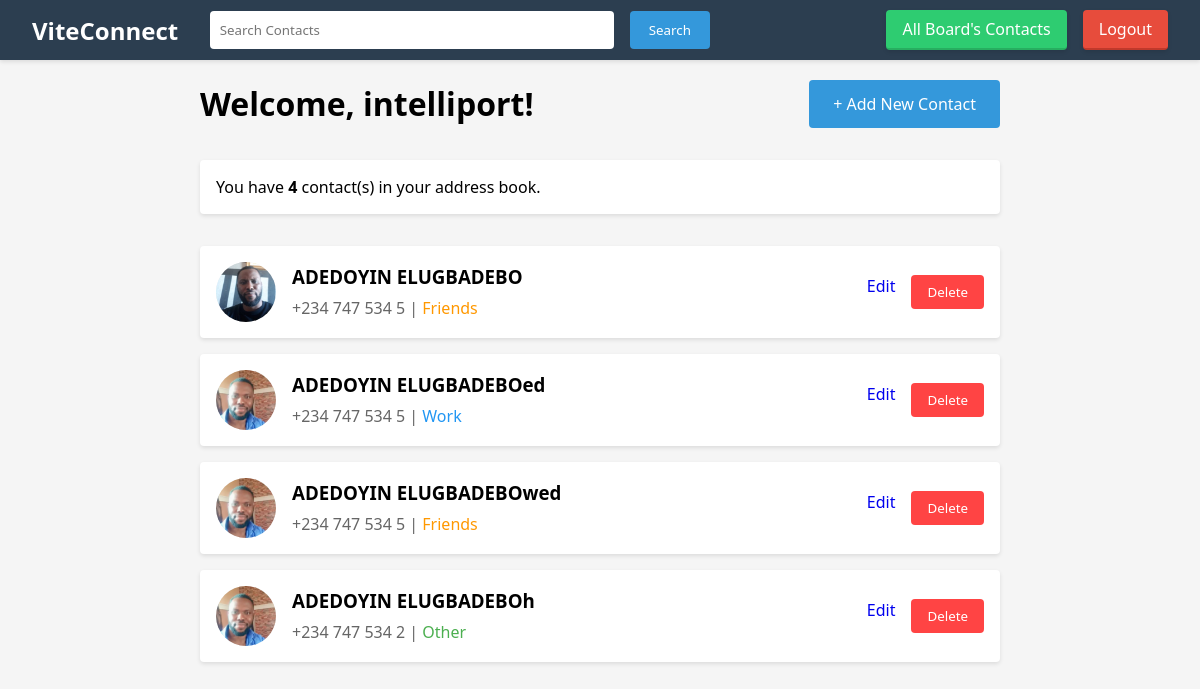
/accounts/profile/ (signed in), run on the app's committed database.
### contacts/models.py (models this page shows, shortened)
class Contact(models.Model):
    CATEGORY_CHOICES = [
        ('family', 'Family'),
        ('friends', 'Friends'),
        ('work', 'Work'),
        ('other', 'Other'),
    ]
    name = models.CharField(max_length=100)
    email = models.EmailField(unique=True)
    phone = models.CharField(max_length=15)
    address = models.TextField(blank=True, null=True)
    category = models.CharField(max_length=20, choices=CATEGORY_CHOICES, default='other')
    profile_picture = models.ImageField(upload_to='contact_pictures/', blank=True, null=True)
    created_at = models.DateTimeField(auto_now_add=True)
    user = models.ForeignKey(User, on_delete=models.CASCADE, null=True)  # important
    class Meta:
        unique_together = ['email', 'user']  # Make email unique per user

### contacts/views.py (the view)
# urls.py: path('accounts/profile/', profile, name='profile'),
@login_required
def profile(request):
    contacts = Contact.objects.filter(user=request.user)
    return render(request, 'contacts/profile.html', {'contacts': contacts})

### contacts/templates/contacts/profile.html (shortened to what this page needs)
{% extends "contacts/base.html" %}
{% load static %}
{% block content %}
<div class="profile-container">
    <div class="profile-header">
        <h1>Welcome, {{ user.username }}!</h1>
        <a href="{% url 'add_contact' %}" class="add-contact-btn">+ Add New Contact</a>
    </div>
    <div class="contacts-summary">
        <p>You have <strong>{{ contacts.count }}</strong> contact(s) in your address book.</p>
    </div>
    {% if contacts %}
    <ul class="contact-list">
        {% for contact in contacts %}
        <li class="contact-card">
            <div class="contact-info">
                {% if contact.profile_picture %}
                    <img src="{{ contact.profile_picture.url }}"
                         class="contact-avatar"
                         alt="{{ contact.name }}"
                         width="60"
                         height="60">
                {% else %}
                    <img src="{% static 'images/default-avatar.png' %}"
                         class="contact-avatar"
                         alt="Default Avatar"
                         width="60"
                         height="60">
                {% endif %}
                <div class="contact-details">
                    <h3>{{ contact.name }}</h3>
                    <p class="contact-meta">
                        <span class="phone">{{ contact.phone }}</span> |
                        <span class="category {{ contact.category }}">{{ contact.get_category_display }}</span>
                    </p>
                </div>
            </div>
            <div class="contact-actions">
                <a href="{% url 'edit_contact' contact.pk %}" class="">Edit</a>
                <form action="{% url 'delete_contact' contact.pk %}" method="POST">
                    <button type="submit" class="delete-btn">Delete</button>
                </form>
            </div>
        </li>
        {% endfor %}
    </ul>
    {% else %}
    <div class="empty-state">
        <p>You don't have any contacts yet.</p>
        <a href="{% url 'add_contact' %}" class="add-contact-btn">Add Your First Contact</a>
    </div>
    {% endif %}
</div>
{% endblock %}

### contacts/templates/contacts/base.html (shortened to what this page needs)
{% load static %}
<!DOCTYPE html>
<html>
<head>
    <link rel="stylesheet" href="{% static 'css/styles.css' %}">
</head>
<body>
    <nav class="navbar">
        <a href="{% url 'index' %}" class="nav-title">ViteConnect</a>
        <div class="nav-content">
            {% block search_form %}
            <form class="search-form" method="GET" action="">
                <input type="text" name="q" placeholder="Search Contacts" value="{{ query }}">
                <button type="submit">Search</button>
            </form>
            {% endblock %}
        </div>
        <div class="auth-links">
            {% if user.is_authenticated %}
                <a href="{% url 'contact_list' %}" class="auth-link">All Board's Contacts</a>
                <a href="{% url 'logout' %}" class="auth-link">Logout</a>
            {% else %}
                <a href="{% url 'login' %}" class="auth-link">Login</a>
                <a href="{% url 'signup' %}" class="auth-link">Signup</a>
            {% endif %}
        </div>
    </nav>
    {% block content %}{% endblock %}
</body>
</html>

### contacts/static/css/styles.css (style rules this page uses)
* { margin: 0; padding: 0; box-sizing: border-box; font-family: 'Segoe UI', Tahoma, Geneva, Verdana, sans-serif; }
body { background: #f5f5f5; padding: 2rem; max-width: 1200px; margin: 0 auto; padding-top: 80px; }
.navbar { background: #2c3e50; padding: 1rem 2rem; display: flex; justify-content: space-between; align-items: center; color: white; position: fixed; top: 0; left: 0; width: 100%; height: 60px; box-shadow: 0 2px 4px rgba(0, 0, 0, 0.1); z-index: 1000; }
.nav-title { font-size: 1.5rem; font-weight: bold; color: white; text-decoration: none; }
.nav-content { display: flex; align-items: center; gap: 2rem; flex-grow: 1; max-width: 800px; margin: 0 2rem; }
.search-form { flex-grow: 1; max-width: 500px; display: flex; gap: 1rem; }
.search-form input[type="text"] { padding: 0.6rem; border: none; border-radius: 4px; width: 100%; }
.search-form button { padding: 0.6rem 1.2rem; background: #3498db; white-space: nowrap; border: none; border-radius: 4px; color: white; cursor: pointer; transition: background 0.3s; }
.auth-links { display: flex; gap: 1rem; }
.auth-link { color: white; text-decoration: none; padding: 0.5rem 1rem; border-radius: 4px; transition: all 0.3s ease; font-weight: 500; box-shadow: 0 2px 4px rgba(0,0,0,0.1); }
.auth-link[href*="contact_list"] { background: #2ecc71; border-bottom: 2px solid #27ae60; }
.auth-link[href*="logout"] { background: #e74c3c; border-bottom: 2px solid #c0392b; }
.profile-container { max-width: 800px; margin: 0 auto; }
.profile-header { display: flex; justify-content: space-between; align-items: center; margin-bottom: 2rem; }
.add-contact-btn { padding: 0.8rem 1.5rem; background: #3498db; color: white; text-decoration: none; border-radius: 4px; transition: background 0.3s; }
.contacts-summary { background: white; padding: 1rem; border-radius: 4px; margin-bottom: 2rem; box-shadow: 0 2px 4px rgba(0,0,0,0.1); }
.contact-card { background: white; padding: 1.5rem; margin-bottom: 1rem; border-radius: 8px; box-shadow: 0 2px 4px rgba(0,0,0,0.1); display: flex; justify-content: space-between; align-items: center; }
.contact-info { display: flex; align-items: center; gap: 1.5rem; }
.contact-avatar { border-radius: 50%; object-fit: cover; background: #f0f0f0; display: flex; align-items: center; justify-content: center; font-weight: bold; color: #333; }
.contact-details h3 { margin-bottom: 0.5rem; }
.contact-meta { color: #666; }
.contact-actions { display: flex; gap: 1rem; }
.contact-actions a { text-decoration: none; transition: color 0.3s; }
.contact-actions button { padding: 0.5rem 1rem; background: #ff4444; }
.delete-btn { padding: 0.5rem 1rem; background: #f44336; color: white; border: none; border-radius: 4px; cursor: pointer; }
.category.friends { color: #FF9800; }
.category.work { color: #2196F3; }
.category.other { color: #4CAF50; }
.contact-list { list-style: none; margin-bottom: 2rem; }
.contact-list li { background: white; padding: 1rem; margin-bottom: 1rem; border-radius: 4px; box-shadow: 0 2px 4px rgba(0,0,0,0.1); display: flex; justify-content: space-between; align-items: center; }
.contact-info { display: flex; align-items: center; gap: 1rem; }
.auth-link { color: white; text-decoration: none; padding: 0.5rem 1rem; border-radius: 4px; background: #3498db; }
body { padding-bottom: 60px; }

### data on the page
Contact: profile_picture (picture), name "ADEDOYIN ELUGBADEBO", phone "+234 747 534 5", category "Friends"
Contact: name "ADEDOYIN ELUGBADEBOed", phone "+234 747 534 5", category "Work"
Contact: name "ADEDOYIN ELUGBADEBOwed", phone "+234 747 534 5", category "Friends"
Contact: name "ADEDOYIN ELUGBADEBOh", phone "+234 747 534 2", category "Other"

### other printed values
{{ user.username }} "intelliport"
{{ contacts.count }} "4"
